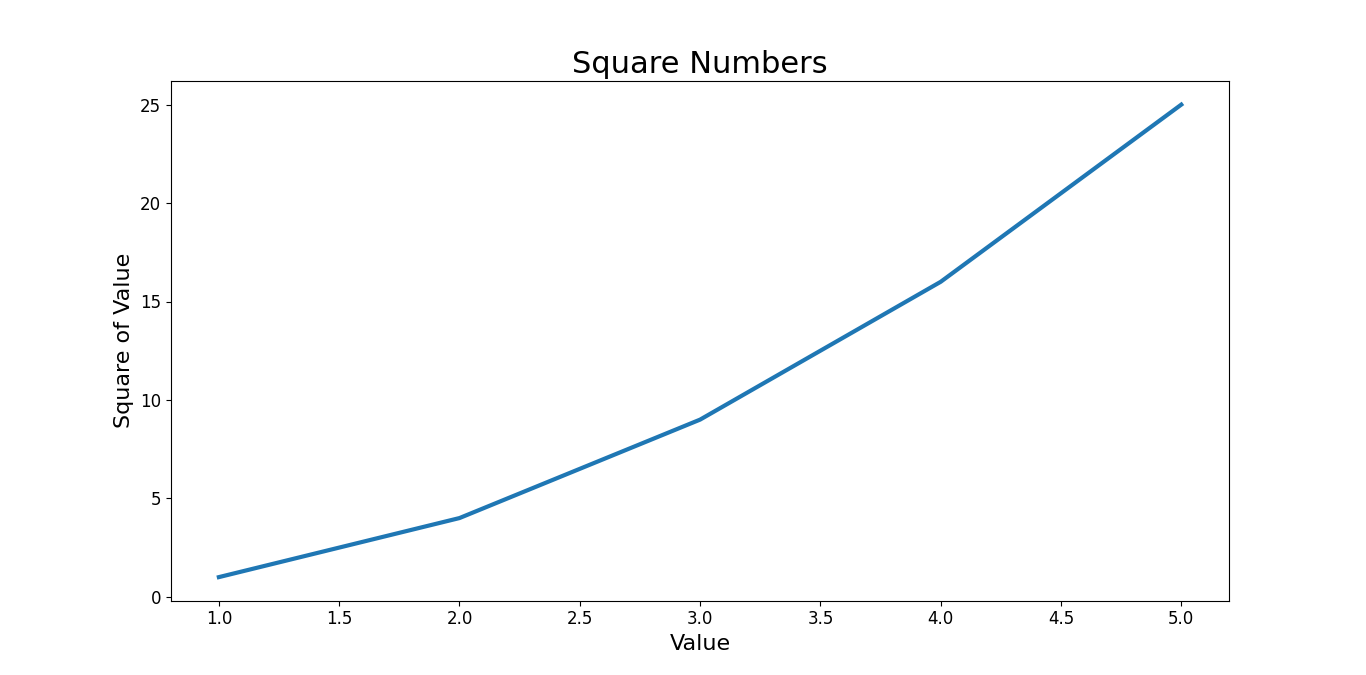

Write Python code to recreate this figure.
import matplotlib.pyplot as plt

values = [1, 2, 3, 4, 5]
square_values = [1, 4, 9, 16, 25]
fig, ax = plt.subplots()

ax.plot(values, square_values, linewidth=3)

# region Chart Title, Label, Tick, ...
ax.set_title("Square Numbers", fontsize=22)
ax.set_xlabel("Value", fontsize=16)
ax.set_ylabel("Square of Value", fontsize=16)
ax.tick_params(axis='both', labelsize=12)
# endregion

plt.show()
